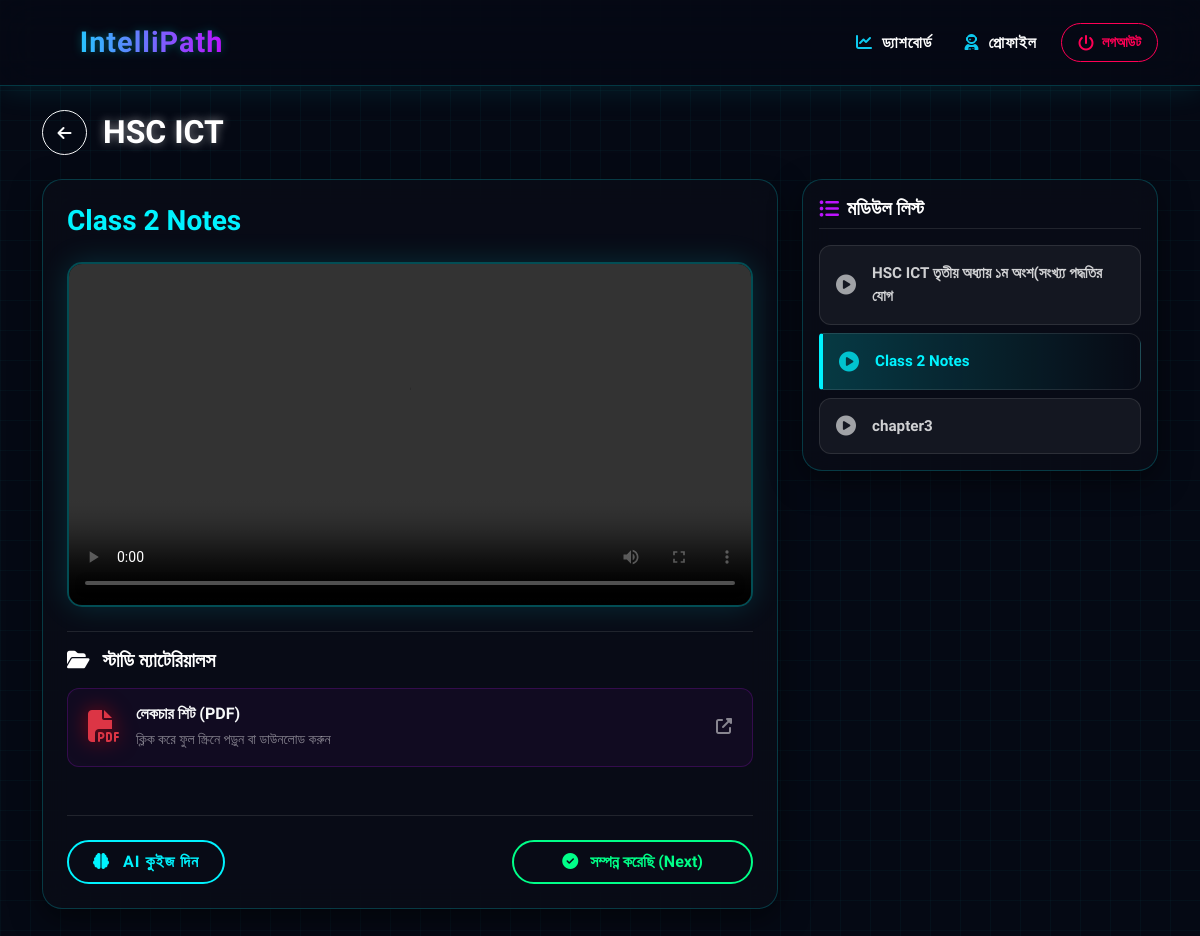
Before: /course/2/5/ (signed in) with the older database file.
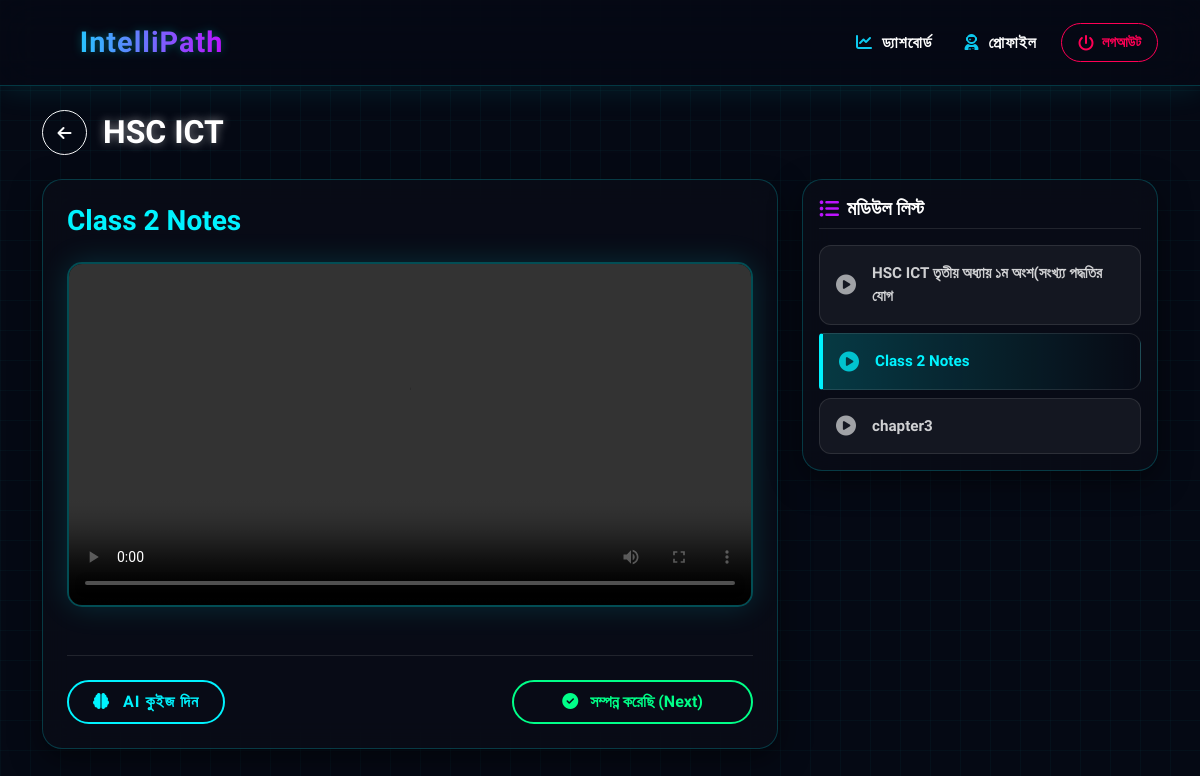
After: the same page with the newer database file.
### students/models.py (models this page shows, shortened)
class Course(models.Model):
    title = models.CharField(max_length=200)
    description = models.TextField()
    thumbnail = models.ImageField(
        upload_to='thumbnails/', null=True, blank=True)

class CourseContent(models.Model):
    CONTENT_TYPES = (
        ('video', 'Video'),
        ('pdf', 'PDF'),
        ('text', 'Article/Text'),
    )
    course = models.ForeignKey(
        Course, on_delete=models.CASCADE, related_name='contents')
    title = models.CharField(max_length=200)
    content_type = models.CharField(max_length=10, choices=CONTENT_TYPES)
    video_id = models.CharField(
        max_length=50, null=True, blank=True, help_text="Only for YouTube Video ID")
    video_file = models.FileField(
        upload_to='course_videos/', null=True, blank=True, help_text="Upload .mp4 video files here")
    pdf_file = models.FileField(upload_to='pdfs/', null=True, blank=True)
    body_text = models.TextField(
        null=True, blank=True, help_text="Text for AI to generate quiz from")
    order = models.IntegerField(default=1)  # সিরিয়াল মেইনটেইন করার জন্য

### students/views.py (the view, shortened to what this page needs)
@login_required
def course_content_detail(request, course_id, content_id=None):
    course = get_object_or_404(Course, id=course_id)
    contents = course.contents.all().order_by('order')
    if not contents.exists():
        messages.warning(
            request, "এই কোর্সে এখনো কোনো কন্টেন্ট আপলোড করা হয়নি।")
        return redirect('dashboard')
    if content_id:
        current_content = get_object_or_404(
            CourseContent, id=content_id, course=course)
    else:
        current_content = contents.first()
    context = {
        'course': course,
        'contents': contents,
        'current_content': current_content,
    }
    return render(request, 'students/course_content.html', context)

### students/templates/students/course_content.html (shortened to what this page needs)
{% extends 'students/base.html' %}
{% load static %}
{% block content %}
<div class="container mt-4 mb-5">
    <div class="d-flex align-items-center mb-4">
        <a href="{% url 'dashboard' %}" class="btn btn-outline-light rounded-circle me-3 d-flex justify-content-center align-items-center" style="width: 45px; height: 45px;">
            <i class="fas fa-arrow-left"></i>
        </a>
        <h2 class="mb-0 fw-bolder" style="font-family: 'Orbitron'; text-shadow: 0 0 10px rgba(255,255,255,0.5);">{{ course.title }}</h2>
    </div>
    <div class="row g-4">
        <div class="col-lg-8">
            <div class="glass-panel p-4">
                <h3 class="fw-bold mb-4" style="color: var(--neon-blue);">{{ current_content.title }}</h3>
                {% if current_content.video_id or current_content.video_file %}
                    <div class="video-container mb-4 text-center">
                        {% if current_content.video_id %}
                            <div class="ratio ratio-16x9">
                                <iframe src="https://www.youtube.com/embed/{{ current_content.video_id }}?rel=0&modestbranding=1"
                                        title="YouTube video player" frameborder="0"
                                        allow="accelerometer; autoplay; clipboard-write; encrypted-media; gyroscope; picture-in-picture; web-share"
                                        allowfullscreen>
                                </iframe>
                            </div>
                        {% elif current_content.video_file %}
                            <video width="100%" controls controlsList="nodownload" style="display: block;">
                                <source src="{{ current_content.video_file.url }}" type="video/mp4">
                            </video>
                        {% endif %}
                    </div>
                {% endif %}
                {% if current_content.pdf_file or current_content.body_text %}
                    <div class="mt-4 pt-3 border-top" style="border-color: rgba(255,255,255,0.1) !important;">
                        <h5 class="fw-bold mb-3" style="color: var(--secondary); font-family: 'Hind Siliguri';">
                            <i class="fas fa-folder-open me-2"></i> স্টাডি ম্যাটেরিয়ালস
                        </h5>
                        <div class="d-flex flex-column gap-3">
                            {% if current_content.pdf_file %}
                                <a href="{{ current_content.pdf_file.url }}" target="_blank" class="resource-item text-light">
                                    <div class="d-flex align-items-center w-100">
                                        <div class="me-3">
                                            <i class="fas fa-file-pdf fa-2x text-danger" style="filter: drop-shadow(0 0 10px rgba(255,0,0,0.5));"></i>
                                        </div>
                                        <div class="flex-grow-1">
                                            <h6 class="mb-1 fw-bold">লেকচার শিট (PDF)</h6>
                                            <small class="text-white-50">ক্লিক করে ফুল স্ক্রিনে পড়ুন বা ডাউনলোড করুন</small>
                                        </div>
                                        <div>
                                            <i class="fas fa-external-link-alt text-white-50"></i>
                                        </div>
                                    </div>
                                </a>
                            {% endif %}
                        </div>
                    </div>
                {% endif %}
                <div class="d-flex flex-wrap gap-3 justify-content-between align-items-center mt-5 pt-4 border-top" style="border-color: rgba(255,255,255,0.1) !important;">
                    <a href="{% url 'take_quiz' course.id current_content.id %}" class="btn btn-neon-action px-4 py-2">
                        <i class="fas fa-brain me-2"></i> AI কুইজ দিন
                    </a>
                    <form method="post" class="m-0">
                        <button type="submit" class="btn btn-neon-success px-5 py-2">
                            <i class="fas fa-check-circle me-2"></i> সম্পন্ন করেছি (Next)
                        </button>
                    </form>
                </div>
            </div>
        </div>
        <div class="col-lg-4">
            <div class="glass-panel p-3">
                <div class="d-flex align-items-center mb-3 pb-2 border-bottom" style="border-color: rgba(255,255,255,0.1) !important;">
                    <i class="fas fa-list-ul fa-lg me-2" style="color: var(--neon-purple);"></i>
                    <h5 class="mb-0 fw-bold" style="font-family: 'Orbitron';">মডিউল লিস্ট</h5>
                </div>
                <div class="d-flex flex-column gap-2" style="max-height: 600px; overflow-y: auto;">
                    {% for content in contents %}
                        <a href="{% url 'course_content_detail' course.id content.id %}" class="module-item p-3 {% if content.id == current_content.id %}active{% endif %}">
                            <div class="d-flex align-items-center">
                                {% if content.content_type == 'video' %}
                                    <i class="fas fa-play-circle fa-lg me-3 opacity-75"></i>
                                {% else %}
                                    <i class="fas fa-file-pdf fa-lg me-3 opacity-75"></i>
                                {% endif %}
                                <span class="fw-semibold" style="font-size: 0.95rem;">{{ content.title }}</span>
                            </div>
                        </a>
                    {% endfor %}
                </div>
            </div>
        </div>
    </div>
</div>
{% endblock %}

### students/templates/students/base.html (shortened to what this page needs)
<!DOCTYPE html>
<html lang="bn">
<head>
    <link href="https://cdn.jsdelivr.net/npm/bootstrap@5.3.0/dist/css/bootstrap.min.css" rel="stylesheet">
    <link rel="stylesheet" href="https://cdnjs.cloudflare.com/ajax/libs/font-awesome/6.4.0/css/all.min.css">
</head>
<body>
    <nav class="navbar navbar-expand-lg glass-navbar sticky-top py-3">
        <div class="container">
            <a class="navbar-brand neon-brand" href="{% url 'home' %}">
                <i class="fas fa-rocket fa-spin-slow me-2"></i>IntelliPath
            </a>
            <div class="collapse navbar-collapse" id="navbarNav">
                <ul class="navbar-nav ms-auto align-items-center gap-lg-3">
                    {% if user.is_authenticated %}
                        <li class="nav-item">
                            <a class="nav-link cyber-link" href="{% url 'dashboard' %}">
                                <i class="fas fa-chart-line me-1 text-info"></i> ড্যাশবোর্ড
                            </a>
                        </li>
                        <li class="nav-item">
                            <a class="nav-link cyber-link" href="{% url 'profile' %}">
                                <i class="fas fa-user-astronaut me-1 text-info"></i> প্রোফাইল
                            </a>
                        </li>
                      <li class="nav-item">
    <form action="{% url 'logout' %}" method="post" class="m-0">
        <button type="submit" class="btn btn-cyber-danger d-flex align-items-center gap-2 px-3">
            <i class="fas fa-power-off"></i>
            <span class="fw-bold" style="font-size: 0.9rem;">লগআউট</span>
        </button>
    </form>
</li>
                    {% endif %}
                </ul>
            </div>
        </div>
    </nav>
    <main>
        {% block content %}
        {% endblock %}
    </main>
</body>
</html>

### students/templates/students/base.html (style rules this page uses)
:root { --neon-blue: #00f3ff; --neon-purple: #bc13fe; --dark-bg: #050914; }
body { background-color: var(--dark-bg); font-family: 'Hind Siliguri', sans-serif; color: #fff; background-image: linear-gradient(rgba(0, 243, 255, 0.03) 1px, transparent 1px), linear-gradient(90deg, rgba(0, 243, 255, 0.03) 1px, transparent 1px); background-size: 30px 30px; background-attachment: fixed; }
.glass-navbar { background: rgba(5, 9, 20, 0.8) !important; backdrop-filter: blur(20px); -webkit-backdrop-filter: blur(20px); border-bottom: 1px solid rgba(0, 243, 255, 0.2); box-shadow: 0 4px 30px rgba(0, 243, 255, 0.1); }
.neon-brand { font-family: 'Orbitron', sans-serif; font-weight: 900; font-size: 1.8rem; background: linear-gradient( 90deg, #00f3ff, #bc13fe, #00f3ff ); background-size: 200% auto; -webkit-background-clip: text; -webkit-text-fill-color: transparent; animation: shine 5s linear infinite; letter-spacing: 1px; filter: drop-shadow(0 0 5px rgba(0, 243, 255, 0.3)); }
.fa-rocket-launch, .fa-rocket { display: inline-block; animation: float-slow 4s ease-in-out infinite; color: var(--neon-blue); filter: drop-shadow(0 0 8px var(--neon-blue)); }
.cyber-link { color: #fff !important; font-weight: 600; text-transform: uppercase; letter-spacing: 1px; transition: 0.3s; }
.btn-cyber-danger { background: transparent; border: 1px solid #ff0055; color: #ff0055; border-radius: 50px; padding: 8px 15px; transition: 0.3s; }

### students/templates/students/course_content.html (style rules this page uses)
.glass-panel { background: rgba(10, 14, 23, 0.7); backdrop-filter: blur(15px); border: 1px solid rgba(0, 243, 255, 0.2); border-radius: 20px; box-shadow: 0 10px 30px rgba(0,0,0,0.5); color: white; }
.module-item { background: rgba(255,255,255,0.05); border: 1px solid rgba(255,255,255,0.1); border-radius: 12px; transition: 0.3s; color: rgba(255,255,255,0.8); text-decoration: none; display: block; }
.module-item.active { background: linear-gradient(90deg, rgba(0, 243, 255, 0.2), transparent); border-left: 4px solid var(--neon-blue); border-radius: 4px 12px 12px 4px; color: var(--neon-blue); font-weight: bold; }
.video-container { border-radius: 15px; overflow: hidden; border: 2px solid rgba(0,243,255,0.3); box-shadow: 0 0 30px rgba(0, 243, 255, 0.15); background: rgba(0,0,0,0.5); }
.btn-neon-action { background: transparent; color: var(--neon-blue); border: 2px solid var(--neon-blue); font-weight: bold; border-radius: 50px; transition: 0.3s; letter-spacing: 1px; }
.btn-neon-success { background: transparent; color: #00ff88; border: 2px solid #00ff88; font-weight: bold; border-radius: 50px; transition: 0.3s; }

Changed rows visible on the page:
changed CourseContent "Class 2 Notes": pdf_file "pdfs/সজনশর৩-১.pdf" → empty (drawn)
Other visible differences:
text no longer shown: "স্টাডি ম্যাটেরিয়ালস লেকচার শিট (PDF) ক্লিক করে ফুল স্ক্রিনে পড়ুন বা ডাউনলোড করুন"
